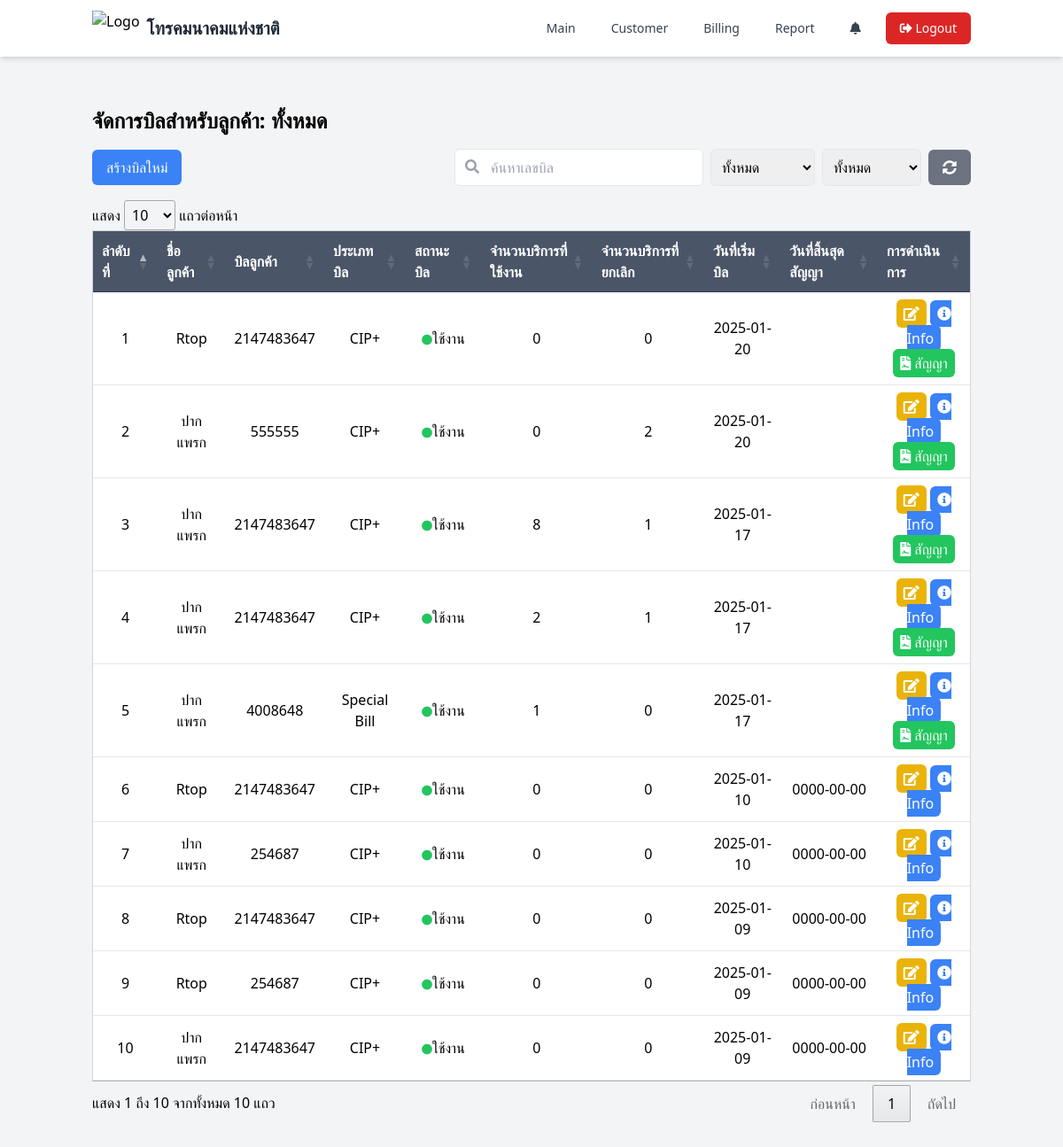
The page /page/bill.php (signed in) on the database as committed earlier.
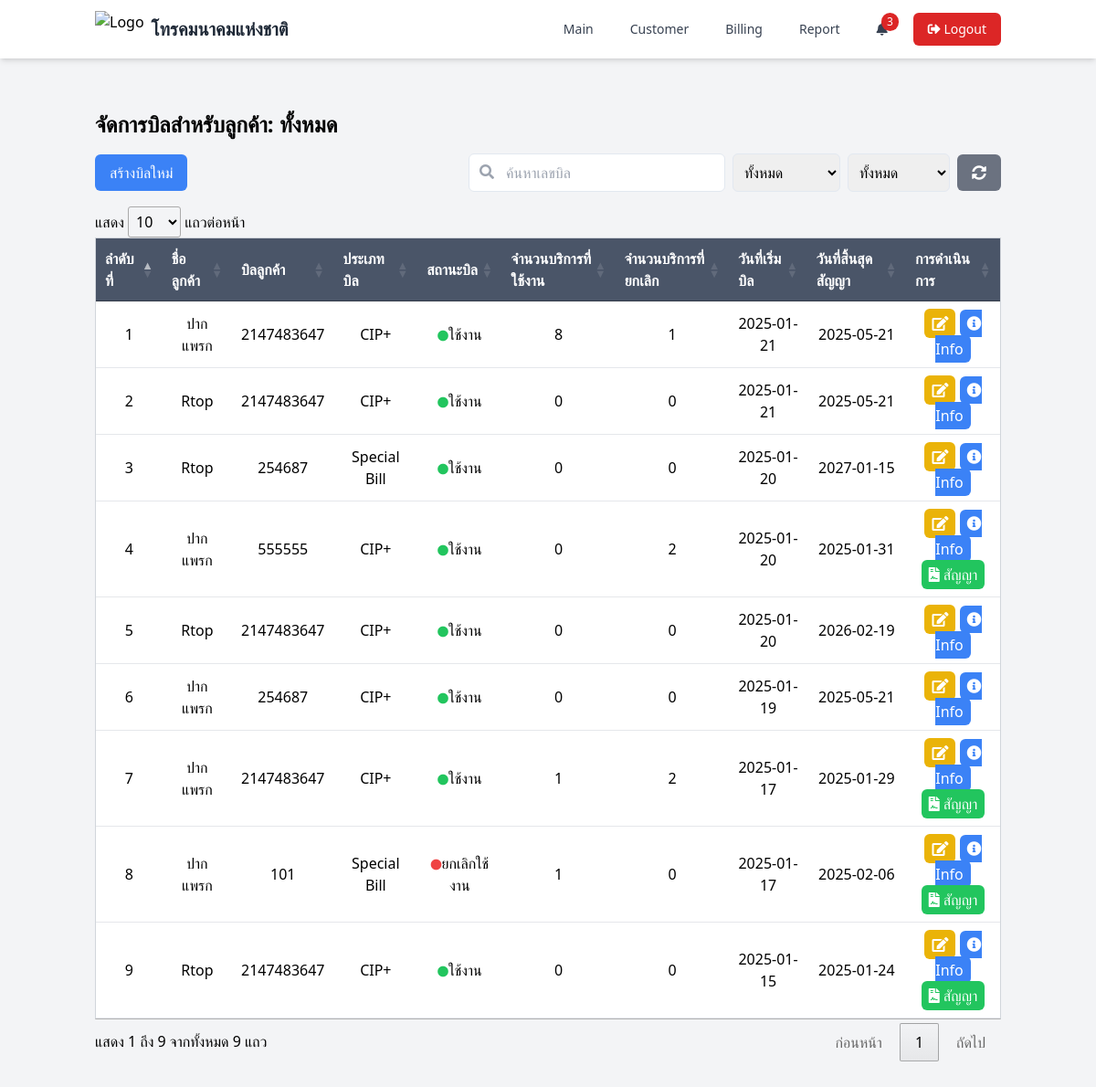
The same page on the database as committed later.
### tables this page shows
CREATE TABLE `bill_customer` (
  `id_bill` int(11) NOT NULL,
  `number_bill` int(15) DEFAULT NULL,
  `type_bill` enum('CIP+','Special Bill','Nt1') DEFAULT NULL,
  `status_bill` enum('ใช้งาน','ยกเลิกใช้งาน') DEFAULT NULL,
  `id_customer` int(11) DEFAULT NULL,
  `create_at` date DEFAULT NULL,
  `update_at` date DEFAULT NULL,
  `date_count` int(11) DEFAULT NULL,
  `end_date` date DEFAULT NULL,
  `contact_count` int(11) DEFAULT 0,
  `contact_status` enum('ยังไม่ได้เลือก','ต่อสัญญา','ยกเลิกสัญญา') DEFAULT 'ยังไม่ได้เลือก'
);

CREATE TABLE `customers` (
  `id_customer` int(11) NOT NULL,
  `name_customer` varchar(100) DEFAULT NULL,
  `type_customer` enum('อบต','อบจ','เทศบาล','โรงแรม') DEFAULT NULL,
  `phone_customer` varchar(50) DEFAULT NULL,
  `status_customer` enum('ใช้งาน','ไม่ได้ใช้งาน') DEFAULT NULL,
  `id_address` int(11) DEFAULT NULL,
  `create_at` datetime DEFAULT NULL,
  `update_at` datetime DEFAULT NULL
);

### page/bill.php (the view, shortened to what this page needs)
<?php
require_once '../function/functions.php';
$id_customer = isset($_GET['id_customer']) ? intval($_GET['id_customer']) : 0;
$customer_name = '';
$sql = "SELECT
            c.name_customer AS customer_name,
            b.id_bill,
            b.number_bill AS bill_number,
            b.type_bill AS bill_type,
            b.status_bill AS bill_status,
            b.create_at AS bill_start_date,
            b.end_date AS end_date,
            b.contact_status as contact_status,
            SUM(CASE WHEN s.status_service = 'ใช้งาน' THEN 1 ELSE 0 END) AS active_services,
            SUM(CASE WHEN s.status_service = 'ยกเลิก' THEN 1 ELSE 0 END) AS canceled_services
        FROM bill_customer b
        JOIN customers c ON b.id_customer = c.id_customer
        LEFT JOIN service_customer s ON b.id_bill = s.id_bill
        WHERE 1=1";
$sql .= " GROUP BY b.id_bill ORDER BY b.create_at DESC";
$stmt = $conn->prepare($sql);
$stmt->execute();
$result = $stmt->get_result();
$bills = $result->fetch_all(MYSQLI_ASSOC);
?>
<!DOCTYPE html>
<html lang="en">
<head>
    <script src="https://cdn.tailwindcss.com"></script>
    <link rel="stylesheet" href="https://cdnjs.cloudflare.com/ajax/libs/font-awesome/5.15.4/css/all.min.css">
    <link rel="stylesheet" type="text/css" href="https://cdn.datatables.net/1.11.5/css/jquery.dataTables.css">
</head>
<body class="bg-gray-100">
    <?php include './components/navbar.php'; ?>
        <div class="mt-6">
            <div class="container mx-auto px-4 py-8">
                <h1 class="text-2xl font-bold mb-4">จัดการบิลสำหรับลูกค้า: <?= $id_customer > 0 ? htmlspecialchars($customer_name) : 'ทั้งหมด' ?></h1>
                <div class="flex justify-between items-center mb-4">
                    <button onclick="openCreateBillModal()" class="bg-blue-500 text-white px-4 py-2 rounded-md">สร้างบิลใหม่</button>
                    <div class="flex items-center">
                        <div class="relative">
                            <input type="text" id="searchNumberBill" placeholder="ค้นหาเลขบิล" class="border p-2 rounded-md pl-10 mr-2">
                            <i class="fas fa-search absolute left-3 top-3 text-gray-400"></i>
                        </div>
                        <select id="filterTypeBill" class="p-2 border rounded-md mr-2">
                            <option value="">ทั้งหมด</option>
                        </select>
                        <select id="filterStatusBill" class="p-2 border rounded-md mr-2">
                            <option value="">ทั้งหมด</option>
                        </select>
                        <button onclick="resetFilters()" class="bg-gray-500 text-white px-4 py-2 rounded-md"> <i class="fas fa-sync-alt"></i></button>
                    </div>
                </div>
            <table id="billTable" class="min-w-full bg-white border border-gray-300">
                <thead>
                    <tr>
                        <th class="py-2 px-4 border-b">ลำดับที่</th>
                        <th class="py-2 px-4 border-b">ชื่อลูกค้า</th>
                        <th class="py-2 px-4 border-b">บิลลูกค้า</th>
                        <th class="py-2 px-4 border-b">ประเภทบิล</th>
                        <th class="py-2 px-4 border-b">สถานะบิล</th>
                        <th class="py-2 px-4 border-b">จำนวนบริการที่ใช้งาน</th>
                        <th class="py-2 px-4 border-b">จำนวนบริการที่ยกเลิก</th>
                        <th class="py-2 px-4 border-b">วันที่เริ่มบิล</th>
                        <th class="py-2 px-4 border-b">วันที่สิ้นสุดสัญญา</th>
                        <th class="py-2 px-4 border-b">การดำเนินการ</th>
                    </tr>
                </thead>
                <tbody>
                    <?php if (!empty($bills)): ?>
                        <?php $counter = 1; ?>
                        <?php foreach ($bills as $bill): ?>
                            <tr>
                                <td class="py-2 px-4 border-b text-center"><?php echo $counter; ?></td>
                                <td class="py-2 px-4 border-b text-center"><?php echo htmlspecialchars($bill['customer_name']); ?></td>
                                <td class="py-2 px-4 border-b text-center"><?php echo htmlspecialchars($bill['bill_number']); ?></td>
                                <td class="py-2 px-4 border-b text-center"><?php echo htmlspecialchars($bill['bill_type']); ?></td>
                                <td class="py-2 px-4 border-b text-center">
                                    <?php if ($bill['bill_status'] === 'ใช้งาน'): ?>
                                        <i class="fas fa-circle text-green-500"></i><?= $bill['bill_status'] ?>
                                    <?php else: ?>
                                        <i class="fas fa-circle text-red-500"></i><?= $bill['bill_status'] ?>
                                    <?php endif; ?>
                                </td>
                                <td class="py-2 px-4 border-b text-center"><?php echo $bill['active_services']; ?></td>
                                <td class="py-2 px-4 border-b text-center"><?php echo $bill['canceled_services']; ?></td>
                                <td class="py-2 px-4 border-b text-center"><?php echo htmlspecialchars($bill['bill_start_date']); ?></td>
                                <td class="py-2 px-4 border-b text-center"><?php echo htmlspecialchars($bill['end_date']); ?></td>
                                <td class="py-2 px-4 border-b text-center">
                                    <button onclick="openEditBillModal(<?php echo $bill['id_bill']; ?>)" class="bg-yellow-500 text-white px-2 py-1 rounded-md">
                                        <i class="fas fa-edit"></i>
                                    </button>
                                    <a href="service_bill.php?id_bill=<?php echo $bill['id_bill']; ?>" class="bg-blue-500 text-white px-2 py-1 rounded-md">
                                        <i class="fas fa-info-circle"></i> Info
                                    </a>
                                    <div>
                                        <?php
                                        $end_date = new DateTime($bill['end_date']);
                                        $current_date = new DateTime();
                                        $interval = $current_date->diff($end_date);
                                        $days_left = $interval->days;
                                        if ($days_left < 60 && $bill['contact_status'] !== 'ยกเลิกสัญญา') {
                                            echo '<button onclick="openContractModal(' . $bill['id_bill'] . ')" class="bg-green-500 text-white px-2 py-1 rounded-md"><i class="fas fa-file-contract"></i> สัญญา</button>';
                                        }
                                        ?>
                                    </div>
                                </td>
                            </tr>
                            <?php $counter++; ?>
                        <?php endforeach; ?>
                    <?php else: ?>
                        <tr>
                            <td colspan="10" class="py-2 px-4 border-b text-center">ไม่มีข้อมูลบิล</td>
                        </tr>
                    <?php endif; ?>
                </tbody>
            </table>
        </div>
    </div>
</body>
</html>

### page/components/navbar.php (shortened to what this page needs)
<?php
require_once '../function/functions.php';
$sql = "SELECT COUNT(*) as near_expiry_count
        FROM bill_customer bc
        INNER JOIN customers c ON bc.id_customer = c.id_customer
        WHERE bc.end_date IS NOT NULL
        AND bc.end_date != '0000-00-00'
        AND bc.end_date BETWEEN CURDATE() AND DATE_ADD(CURDATE(), INTERVAL 60 DAY)
        AND bc.contact_status != 'ยกเลิกสัญญา'
        AND bc.status_bill = 'ใช้งาน';";
$stmt = $conn->prepare($sql);
$stmt->execute();
$result = $stmt->get_result();
$near_expiry_count = $result->fetch_assoc()['near_expiry_count'];
?>
<nav class="bg-white shadow-md sticky-nav">
    <div class="container mx-auto px-4">
        <div class="flex justify-between items-center h-16">
            <div class="flex items-center">
                <img src="https://lh5.googleusercontent.com/proxy/dFSvkaJ3s6GRq3Idd5YLpPVIKmOewgsaR0OrEg0-yXWnQO-HME3H4Yg8kRtfKPwD0UiIsObjAobdvx3bicht"
                    alt="Logo"
                    class="h-10 w-auto">
                <a href="#" class="ml-2 text-xl font-semibold text-gray-800">โทรคมนาคมแห่งชาติ</a>
            </div>
            <div class="hidden md:flex items-center space-x-4">
                <a href="index.php" class="text-gray-700 hover:text-blue-600 px-3 py-2 rounded-md text-sm font-medium transition duration-300">Main</a>
                <a href="customer.php" class="text-gray-700 hover:text-blue-600 px-3 py-2 rounded-md text-sm font-medium transition duration-300">Customer</a>
                <a href="bill.php" class="text-gray-700 hover:text-blue-600 px-3 py-2 rounded-md text-sm font-medium transition duration-300">Billing</a>
                <a href="report.php" class="text-gray-700 hover:text-blue-600 px-3 py-2 rounded-md text-sm font-medium transition duration-300">Report</a>
                <div class="relative">
                    <div class="text-gray-700 hover:text-blue-600 px-3 py-2 rounded-md text-sm font-medium transition duration-300 relative cursor-pointer">
                        <i class="fas fa-bell"></i>
                        <?php if ($near_expiry_count > 0): ?>
                            <span class="absolute top-0 right-0 bg-red-600 text-white text-xs rounded-full px-1.5 py-0.5"><?= $near_expiry_count ?></span>
                        <?php endif; ?>
                    </div>
                </div>
                <a href="logout.php" class="bg-red-600 hover:bg-red-700 text-white px-4 py-2 rounded-md text-sm font-medium transition duration-300">
                    <i class="fas fa-sign-out-alt"></i> Logout
                </a>
            </div>
        </div>
    </div>
</nav>

### page/bill.php (style rules this page uses)
.border { border: 1px solid #e2e8f0; }
.rounded-md { border-radius: 0.375rem; }
#billTable thead th { background-color: #4a5568; color: white; }
#billTable tbody tr { background-color: rgb(255, 255, 255); }
.fa-circle { font-size: 12px; }

### page/components/navbar.php (style rules this page uses)
.sticky-nav { position: sticky; top: 0; z-index: 1000; }

Rows that differ between the two databases and show on the page:
removed bill_customer: id_customer.name_customer "Rtop", number_bill "2147483647", type_bill "CIP+", status_bill "ใช้งาน", active_services "0", canceled_services "0", create_at "2025-01-10", end_date "0000-00-00"
removed bill_customer: id_customer.name_customer "Rtop", number_bill "2147483647", type_bill "CIP+", status_bill "ใช้งาน", active_services "0", canceled_services "0", create_at "2025-01-09", end_date "0000-00-00"
removed bill_customer: id_customer.name_customer "Rtop", number_bill "254687", type_bill "CIP+", status_bill "ใช้งาน", active_services "0", canceled_services "0", create_at "2025-01-09", end_date "0000-00-00"
removed bill_customer: id_customer.name_customer "ปากแพรก", number_bill "2147483647", type_bill "CIP+", status_bill "ใช้งาน", active_services "0", canceled_services "0", create_at "2025-01-09", end_date "0000-00-00"
changed bill_customer (number 1 of 9 on the later page): create_at "2025-01-17" → "2025-01-21"; end_date (not shown) → "2025-05-21"; no longer shows "สัญญา"; moves up the list
added bill_customer: id_customer.name_customer "Rtop", number_bill "2147483647", type_bill "CIP+", status_bill "ใช้งาน", active_services "0", canceled_services "0", create_at "2025-01-21", end_date "2025-05-21"
added bill_customer: id_customer.name_customer "Rtop", number_bill "254687", type_bill "Special Bill", status_bill "ใช้งาน", active_services "0", canceled_services "0", create_at "2025-01-20", end_date "2027-01-15"
changed bill_customer (number 4 of 9 on the later page): end_date (not shown) → "2025-01-31"; moves down the list
changed bill_customer (number 5 of 9 on the later page): end_date (not shown) → "2026-02-19"; no longer shows "สัญญา"
changed bill_customer (number 6 of 9 on the later page): create_at "2025-01-10" → "2025-01-19"; end_date "0000-00-00" → "2025-05-21"; moves up the list
changed bill_customer (number 7 of 9 on the later page): active_services "2" → "1"; canceled_services "1" → "2"; end_date (not shown) → "2025-01-29"
changed bill_customer: number_bill "4008648" → "101"; end_date (not shown) → "2025-02-06"; status_bill "ใช้งาน" → "ยกเลิกใช้งาน"
added bill_customer: id_customer.name_customer "Rtop", number_bill "2147483647", type_bill "CIP+", status_bill "ใช้งาน", active_services "0", canceled_services "0", create_at "2025-01-15", end_date "2025-01-24"
Other text that changed with them:
$near_expiry_count: (not shown) → "3"
text written by a page script: "แสดง แถวต่อหน้า แสดง 1 ถึง 10 จากทั้งหมด 10 แถว ก่อนหน้า 1 ถัดไป" → "แสดง แถวต่อหน้า แสดง 1 ถึง 9 จากทั้งหมด 9 แถว ก่อนหน้า 1 ถัดไป"
